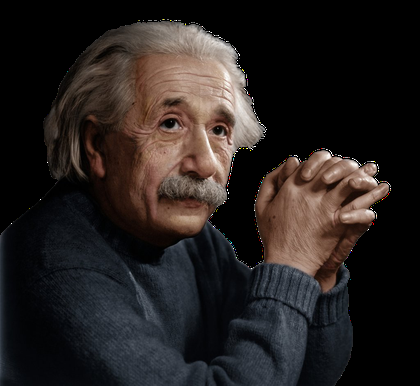
%> input picture Assignment 4 - Image Compression/MATLAB implementation/einestien.png, 420 x 386 px, shrunk from 1024 x 942 before the run
$ octave test.m   (GNU Octave 9; MATLAB toolbox functions it lacks are replaced by stand-ins)
%> lines starting %> are read from the running program, lines starting %| are printed output that depends on the picture
### Assignment 4 - Image Compression/MATLAB implementation/im2jpeg.m
% @author Bereket Kebede

function y = im2jpeg(x, quality, bits)
% IM2JPEG Compresses an image using a JPEG approximation.
% Y = IM2JPEG(X, QUALITY) compresses image X based on 8 x 8 DCT
% transforms, coefficient quantization, and Huffman symbol
% coding. Input BITS is the bits/pixel used to for unsigned
% integer input; QUALITY determines the amount of information that
% is lost and compression achieved. Y is an encoding structure
% containing fields:
%
% Y.size Size of X
% Y.bits Bits/pixel of X
% Y.numblocks Number of 8-by-8 encoded blocks
% Y.quality Quality factor (as percent)
% Y.huffman Huffman encoding structure, as returned by
% MAT2HUFF
% % See also JPEG2IM.

narginchk(1, 3); % Check input arguments
if ndims(x) ~= 2 || ~isreal(x) || ~isnumeric(x) || ~isinteger(x)
error('The input image must be unsigned integer.');
end
if nargin < 3
bits = 8; % Default value for quality.
end
if bits < 0 || bits > 16
error('The input image must have 1 to 16 bits/pixel.');
end
if nargin < 2
quality = 1; % Default value for quality.
end
if quality <= 0
error('Input parameter QUALITY must be greater than zero.');
end

m = [16 11 10 16 24 40 51 61 % JPEG normalizing array
12 12 14 19 26 58 60 55 % and zig-zag redordering
14 13 16 24 40 57 69 56 % pattern.
14 17 22 29 51 87 80 62
18 22 37 56 68 109 103 77
24 35 55 64 81 104 113 92
49 64 78 87 103 121 120 101
72 92 95 98 112 100 103 99] * quality;

order = [1 9 2 3 10 17 25 18 11 4 5 12 19 26 33 ...
41 34 27 20 13 6 7 14 21 28 35 42 49 57 50 ...
43 36 29 22 15 8 16 23 30 37 44 51 58 59 52 ...
45 38 31 24 32 39 46 53 60 61 54 47 40 48 55 ...
62 63 56 64];

[xm, xn] = size(x); % Get input size.
x = double(x) - 2^(round(bits) - 1); % Level shift input
t = dctmtx(8); % Compute 8 x 8 DCT matrix
% Compute DCTs of 8x8 blocks and quantize the coefficients.

y = blkproc(x, [8 8], 'P1 * x * P2', t, t'); % computes the DCTs of image x in 8 * 8 blocks
y = blkproc(y, [8 8], 'round(x ./ P1)', m);
y = im2col(y, [8 8], 'distinct'); % Break 8x8 blocks into columns
xb = size(y, 2); % Get number of blocks
y = y(order, :); % Reorder column elements
eob = max(y(:)) + 1; % Create end-of-block symbol
r = zeros(numel(y) + size(y, 2), 1);
count = 0;
for j = 1:xb % Process 1 block (col) at a time
i = find(y(:, j), 1, 'last' ); % Find last non-zero element
if isempty(i) % No nonzero block values
i = 0;
end
p = count + 1;
q = p + i;
r(p:q) = [y(1:i, j); eob]; % Truncate trailing 0's, add EOB,
count = count + i + 1; % and add to output vector
end
r((count + 1):end) = []; % Delete unusued portion of r
y = struct;
y.size = uint16([xm xn]);
y.bits = uint16(bits);
y.numblocks = uint16(xb);
y.quality = uint16(quality * 100);
y.huffman = mat2huff(r);

### Assignment 4 - Image Compression/MATLAB implementation/mat2huff.m
function y = mat2huff(x)
%MAT2HUFF Huffman encodes a matrix.
% Y = MAT2HUFF(X) Huffman encodes matrix X using symbol
% probabilities in unit-width histogram bins between X's minimum
% and maximum values. The encoded data is returned as a structure
% Y:
% Y.code The Huffman-encoded values of X, stored in
% a uint16 vector. The other fields of Y contain
% additional decoding information, including:
% Y.min The minimum value of X plus 32768
% Y.size The size of X
% Y.hist The histogram of X
%
% If X is logical, uint8, uint16, uint32, int8, int16, or double,
% with integer values, it can be input directly to MAT2HUFF. The
% minimum value of X must be representable as an int16.
%
% If X is double with non-integer values---for example, an image
% with values between 0 and 1---first scale X to an appropriate
% integer range before the call. For example, use Y =
% MAT2HUFF(255*X) for 256 gray level encoding.
%
% NOTE: The number of Huffman code words is round(max(X(:))) -
% round(min(X(:))) + 1. You may need to scale input X to generate
% codes of reasonable length. The maximum row or column dimension
% of X is 65535.
%
% See also HUFF2MAT.


if ndims(x) ~= 2 || ~isreal(x) || (~isnumeric(x) && ~islogical(x))
error('X must be a 2-D real numeric or logical matrix.');
end
% Store the size of input x.
y.size = uint32(size(x));
% Find the range of x values and store its minimum value biased
% by +32768 as a UINT16.
x = round(double(x));
xmin = min(x(:));
xmax = max(x(:));
pmin = double(int16(xmin));
pmin = uint16(pmin + 32768); y.min = pmin;
% Compute the input histogram between xmin and xmax with unit
% width bins, scale to UINT16, and store.
x = x(:)';
h = histc(x, xmin:xmax);
if max(h) > 65535
h = 65535 * h / max(h);
end
h = uint16(h); y.hist = h;
% Code the input matrix and store the result.
map = huffman(double(h)); % Make Huffman code map
hx = map(x(:) - xmin + 1); % Map image
hx = char(hx)'; % Convert to char array
hx = hx(:)';
hx(hx == ' ') = []; % Remove blanks
ysize = ceil(length(hx) / 16); % Compute encoded size
hx16 = repmat('0', 1, ysize * 16); % Pre-allocate modulo-16 vector
hx16(1:length(hx)) = hx; % Make hx modulo-16 in length
hx16 = reshape(hx16, 16, ysize); % Reshape to 16-character words
hx16 = hx16' - '0'; % Convert binary string to decimal
twos = pow2(15:-1:0);
y.code = uint16(sum(hx16 .* twos(ones(ysize, 1), :), 2))';

### Assignment 4 - Image Compression/MATLAB implementation/huffman.m
function CODE = huffman(p)
%HUFFMAN Builds a variable-length Huffman code for symbol source.
% CODE = HUFFMAN(P) returns a Huffman code as binary strings in
% cell array CODE for input symbol probability vector P. Each word
% in CODE corresponds to a symbol whose probability is at the
% corresponding index of P.
%
% Based on huffman5 by Sean Danaher, University of Northumbria,
% Newcastle UK. Available at the MATLAB Central File Exchange:
% Category General DSP in Signal Processing and Communications.
% Check the input arguments for reasonableness.
error(nargchk(1, 1, nargin));
if (ndims(p) ~= 2) || (min(size(p)) > 1) || ~isreal(p) ...
|| ~isnumeric(p)
error('P must be a real numeric vector.');
end
% Global variable surviving all recursions of function 'makecode'
global CODE
CODE = cell(length(p), 1); % Init the global cell array
if length(p) > 1 % When more than one symbol ...
p = p / sum(p); % Normalize the input probabilities
s = reduce(p); % Do Huffman source symbol reductions
makecode(s, []); % Recursively generate the code
else
CODE = {'1'}; % Else, trivial one symbol case!
end;

### Assignment 4 - Image Compression/MATLAB implementation/reduce.m
%-------------------------------------------------------------------%
function s = reduce(p)
% Create a Huffman source reduction tree in a MATLAB cell structure
% by performing source symbol reductions until there are only two
% reduced symbols remaining
s = cell(length(p), 1);
% Generate a starting tree with symbol nodes 1, 2, 3, ... to
% reference the symbol probabilities.
for i = 1:length(p)
s{i} = i;
end
while numel(s) > 2
[p, i] = sort(p); % Sort the symbol probabilities
p(2) = p(1) + p(2); % Merge the 2 lowest probabilities
p(1) = []; % and prune the lowest one
s = s(i); % Reorder tree for new probabilities
s{2} = {s{1}, s{2}}; % and merge & prune its nodes
s(1) = []; % to match the probabilities
end

### Assignment 4 - Image Compression/MATLAB implementation/jpeg2im.m
% @author Bereket Kebede

function x = jpeg2im(y)
%JPEG2IM Decodes an IM2JPEG compressed image.
% X = JPEG2IM(Y) decodes compressed image Y, generating
% reconstructed approximation X. Y is a structure generated by
% IM2JPEG.
%
% See also IM2JPEG.
error(nargchk(1, 1, nargin)); % Check input arguments
m = [16 11 10 16 24 40 51 61 % JPEG normalizing array
12 12 14 19 26 58 60 55 % and zig-zag reordering
14 13 16 24 40 57 69 56 % pattern.
14 17 22 29 51 87 80 62
18 22 37 56 68 109 103 77
24 35 55 64 81 104 113 92
49 64 78 87 103 121 120 101
72 92 95 98 112 100 103 99];
order = [1 9 2 3 10 17 25 18 11 4 5 12 19 26 33 ...
41 34 27 20 13 6 7 14 21 28 35 42 49 57 50 ...
43 36 29 22 15 8 16 23 30 37 44 51 58 59 52 ...
45 38 31 24 32 39 46 53 60 61 54 47 40 48 55 ...
62 63 56 64];
rev = order; % Compute inverse ordering
for k = 1:length(order)
rev(k) = find(order == k);
end
m = double(y.quality) / 100 * m; % Get encoding quality.
xb = double(y.numblocks); % Get x blocks.
sz = double(y.size);
xn = sz(2); % Get x columns.
xm = sz(1); % Get x rows.
x = huff2mat(y.huffman); % Huffman decode.
eob = max(x(:)); % Get end-of-block symbol
z = zeros(64, xb); k = 1; % Form block columns by copying
for j = 1:xb % successive values from x into
for i = 1:64 % columns of z, while changing
if x(k) == eob % to the next column whenever
k = k + 1; break; % an EOB symbol is found.
else
z(i, j) = x(k);
k = k + 1;
end
end
end
z = z(rev, :); % Restore order
x = col2im(z, [8 8], [xm xn], 'distinct'); % Form matrix blocks
x = blkproc(x, [8 8], 'x .* P1', m); % Denormalize DCT
t = dctmtx(8); % Get 8 x 8 DCT matrix
x = blkproc(x, [8 8], 'P1 * x * P2', t', t); % Compute block DCT-1
x = x + double(2^(y.bits - 1)); % Level shift
if y.bits <= 8
x = uint8(x);
else
x = uint16(x);
end

### Assignment 4 - Image Compression/MATLAB implementation/huff2mat.m
function x = huff2mat (y)
%HUFF2MAT Decodes a Huffman encoded matrix.
% X = HUFF2MAT(Y) decodes a Huffman encoded structure Y with uint16
% fields:
% Y.min Minimum value of X plus 32768
% Y.size Size of X
% Y.hist Histogram of X
% Y.code Huffman code
%
% The output X is of class double.
%
% See also MAT2HUFF.
if ~isstruct(y) || ~isfield(y, 'min') || ~isfield(y, 'size') || ...
~isfield(y, 'hist') || ~isfield(y, 'code')
error('The input must be a structure as returned by MAT2HUFF.');
end
sz = double(y.size); m = sz(1); n = sz(2);
xmin = double(y.min) - 32768; % Get X minimum
map = huffman(double(y.hist)); % Get Huffman code (cell)
% Create a binary search table for the Huffman decoding process.
% 'code' contains source symbol strings corresponding to 'link'
% nodes, while 'link' contains the addresses (+) to node pairs for
% node symbol strings plus '0' and '1' or addresses (−) to decoded
% Huffman codewords in 'map'. Array 'left' is a list of nodes yet to
% be processed for 'link' entries.
code = cellstr(char('', '0', '1')); % Set starting conditions as
link = [2; 0; 0]; left = [2 3]; % 3 nodes w/2 unprocessed
found = 0; tofind = length(map); % Tracking variables
while ~isempty(left) && (found < tofind)
look = find(strcmp(map, code{left(1)})); % Is string in map?
if look % Yes
link(left(1)) = -look; % Point to Huffman map
left = left(2:end); % Delete current node
found = found + 1; % Increment codes found
else % No, add 2 nodes & pointers
len = length(code); % Put pointers in node
link(left(1)) = len + 1;
link = [link; 0; 0]; % Add unprocessed nodes
code{end + 1} = strcat(code{left(1)}, '0');
code{end + 1} = strcat(code{left(1)}, '1');
left = left(2:end); % Remove processed node
left = [left len + 1 len + 2]; % Add 2 unprocessed nodes

end
end
x = unravel(y.code', link, m * n); % Decode using C 'unravel'
x = x + xmin - 1; % X minimum offset adjust
x = reshape(x, m, n); % Make vector an array

### Assignment 4 - Image Compression/MATLAB implementation/makecode.m
%-------------------------------------------------------------------%
function makecode(sc, codeword)
% Scan the nodes of a Huffman source reduction tree recursively to
% generate the indicated variable length code words.
% Global variable surviving all recursive calls
global CODE
if isa(sc, 'cell') % For cell array nodes,
makecode(sc{1}, [codeword 0]); % add a 0 if the 1st element
makecode(sc{2}, [codeword 1]); % or a 1 if the 2nd
else % For leaf (numeric) nodes,
CODE{sc} = char('0' + codeword); % create a char code string
end

### Assignment 4 - Image Compression/MATLAB implementation/test.m
% test compression
% Assignment 4 - JPEG Compresion
% Image processing
% Bereket Kebede

f =  rgb2gray(imread('einestien.png'));
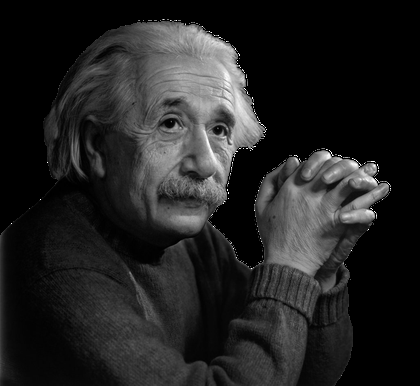
%> f: size 386x420 uint8; min 0, max 255, mean 34.5
c1 = im2jpeg(f);
%> in im2jpeg, `y = blkproc(x, [8 8], 'P1 * x * P2', t, t');`:
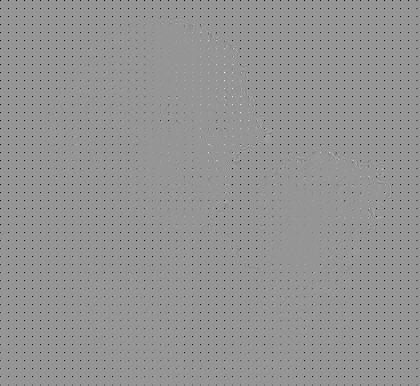
%> y: size 386x420 double; min -1024, max 719.9, mean -11.9; drawn with min black and max white
%> in im2jpeg, `eob = max(y(:)) + 1;`: eob = 46
%> the loop in im2jpeg, `for j = 1:xb` made 2597 passes
%> (p, q, count) on passes 2 to 4: (3, 4, 4), (5, 6, 6), (7, 8, 8)
%> after the loop in im2jpeg, `for j = 1:xb`: count = 30479
%> in mat2huff, `y.size = uint32(size(x));`: y.size = [30479 1]
%> in mat2huff, `xmin = min(x(:));`: xmin = -64
%> in mat2huff, `xmax = max(x(:));`: xmax = 46
%> in mat2huff, `pmin = double(int16(xmin));`: pmin = -64
%> in mat2huff, `pmin = uint16(pmin + 32768)`: pmin = 32704
%> in mat2huff, `h = histc(x, xmin:xmax);`: h = 111 values, max 11447 at index 65, min 0 at index 96, mean 274.6
%> in mat2huff, `y.hist = h`: y.hist has the same summary as h
%> in huffman, `p = p / sum(p);`: p = 111 values, max 0.376 at index 65, min 0 at index 96, mean 0.00901
%> after the loop in reduce, `while numel(s) > 2`: i = [2 1 3]; p = [0.624 0.376]; s = 2 items
%> in mat2huff, `map = huffman(double(h));`: map = 111 items
%> in mat2huff, `hx = map(x(:) - xmin + 1);`: hx = 30479 items
%> in mat2huff, `hx = char(hx)';`: hx = 17 items
%> in mat2huff, `ysize = ceil(length(hx) / 16);`: ysize = 6616
%> in mat2huff, `hx16 = reshape(hx16, 16, ysize);`: hx16 = 16 items
%> c1 = {size [386 420], bits 8, numblocks 2597, quality 100}
f1 = jpeg2im(c1);
%> in jpeg2im, `m = double(y.quality) / 100 * m;`: m = [16 11 10 16 24 40 51 61; 12 12 14 19 26 58 60 55; 14 13 16 24 40 57 69 56; 14 17 22 29 51 87 80 62; 18 22 37 56 68 109 103 77; 24 35 55 64 81 104 113 92; 49 64 78 87 103 121 120 101; 72 92 95 98 112 100 103 99]
%> in jpeg2im, `sz = double(y.size);`: sz = [386 420]
%> in huff2mat, `sz = double(y.size)`: sz = [30479 1]
%> in huff2mat, `m = sz(1)`: m = 30479
%> in huff2mat, `n = sz(2)`: n = 1
%> in huff2mat, `tofind = length(map)`: tofind = 111
%> the loop in huff2mat, `while ~isempty(left) && (found < tofind)` made 220 passes
%> (len, link, left) on passes 1, 3, 4, 7, 8, 9: (3, [2; 4; 0; 0; 0], [3 4 5]), (5, [2; 4; -65; 6; 0; 0; 0], [5 6 7]), (7, [2; 4; -65; 6; 8; 0; 0; 0; 0], [6 7 8 9]), (9, [2; 4; -65; 6; 8; -66; -64; 10; 0; 0; 0], [9 10 11]), (11, [2; 4; -65; 6; 8; -66; -64; 10; 12; 0; 0; 0; 0], [10 11 12 13]), (13, [2; 4; -65; 6; 8; -66; -64; 10; 12; 14; 0; 0; 0; 0; 0], [11 12 13 14 15])
%> (len, left) on passes 10, 12, 13, 16, 17, 18: (15, [12 13 14 15 16 17]), (17, [14 15 16 17 18 19]), (19, [15 16 17 18 19 20 21]), (21, [18 19 20 21 22 23]), (23, [19 20 21 22 23 24 25]), (25, [20 21 22 23 24 25 26 27])
%> after the loop in huff2mat, `while ~isempty(left) && (found < tofind)`: code = 221 items; found = 111; len = 219; link = 221 values, max 220 at index 218, min -111 at index 12, mean 27.12
%> the run ends on the next line
